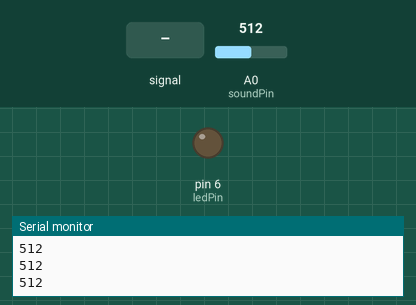
This sketch was run on a simulated Arduino Uno, built with avr-gcc and run on an emulated ATmega328P. On the bench: output pins drawn as LEDs (lit = HIGH), the last lines printed to the serial monitor. Dashed ring = blinking. Inputs (shaded band) come from the test bench; at power-on: A0 (soundPin) = 512.

Above: at 1.2 s.
1.3 s: A0 (soundPin) fed a 200 Hz sine of ±81 counts around its level
At 4.2 s:
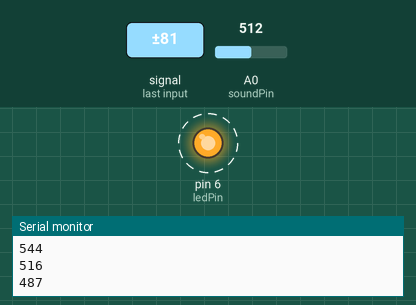
4.3 s: A0 (soundPin) set to 306
At 4.9 s:
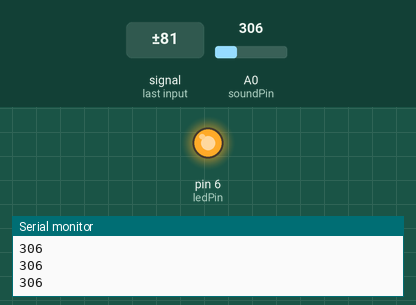
5.8 s: A0 (soundPin) set to 540
7.3 s: A0 (soundPin) set to 569
At 10.2 s:
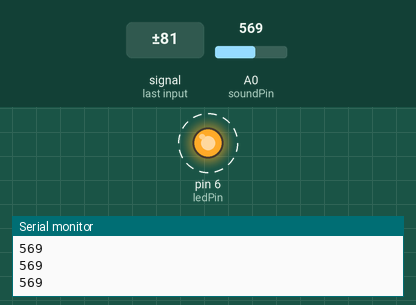
10.3 s: A0 (soundPin) set to 511
At 11.3 s:
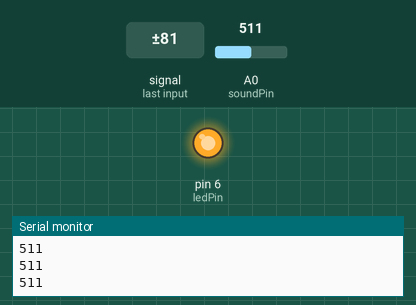
11.8 s: A0 (soundPin) set to 560
At 12.26 s:
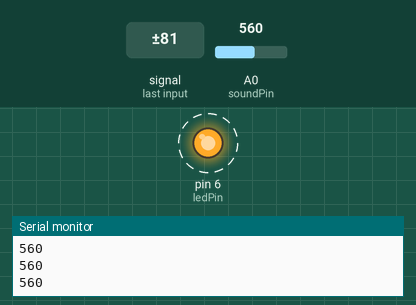
Timing chart, 0 to 15.8 s (numbered marks = the images above; inputs shaded):
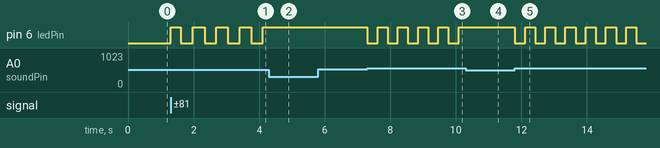

The sketch:

sketch_jan14a_interrupteur_sonore_clap_switch.ino
```cpp
const int soundPin = A0;
const int ledPin = 6;

int threshold = 550;      // seuil à ajuster
bool ledState = false;

unsigned long lastClap = 0;
unsigned long debounceTime = 300; // anti double-clap

void setup() {
  pinMode(ledPin, OUTPUT);
  Serial.begin(9600);
}

void loop() {
  int soundValue = analogRead(soundPin);
  Serial.println(soundValue);

  if (soundValue > threshold) {
    unsigned long now = millis();

    if (now - lastClap > debounceTime) {
      ledState = !ledState;
      digitalWrite(ledPin, ledState ? HIGH : LOW);
      lastClap = now;
    }
  }

  delay(10);
}
```

Measured:
- the behaviour switches between 550 and 551 on A0 (soundPin) (found by bisection; images 2 and 3)
- after the input at 1.3 s, pin 6 (ledPin): alternates HIGH for 0.36 s and LOW for 0.35 s, starting at once
- after the input at 4.3 s, pin 6 (ledPin): stops changing and stays HIGH
- after the input at 7.3 s, pin 6 (ledPin): alternates HIGH for 0.31 s and LOW for 0.31 s, starting at once
- after the input at 10.3 s, pin 6 (ledPin): stops changing and stays HIGH
- after the input at 11.8 s, pin 6 (ledPin): alternates HIGH for 0.31 s and LOW for 0.31 s, starting at once
